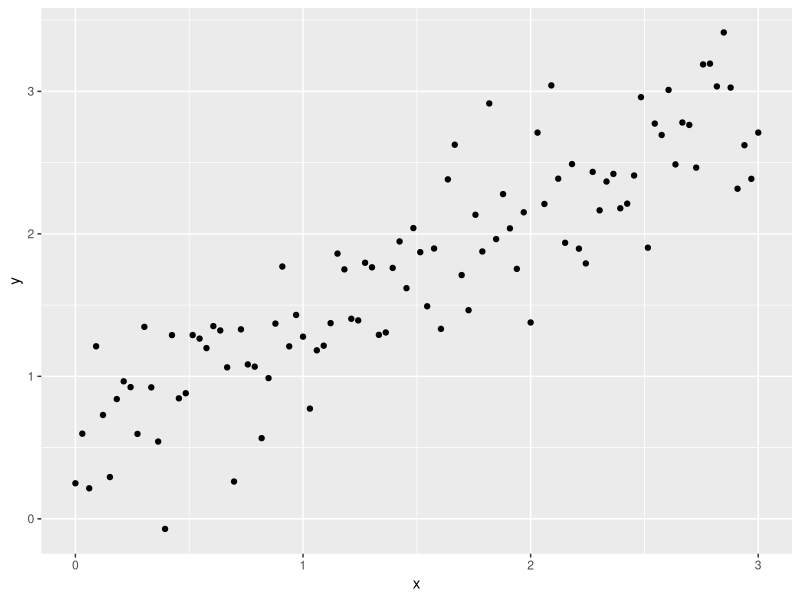
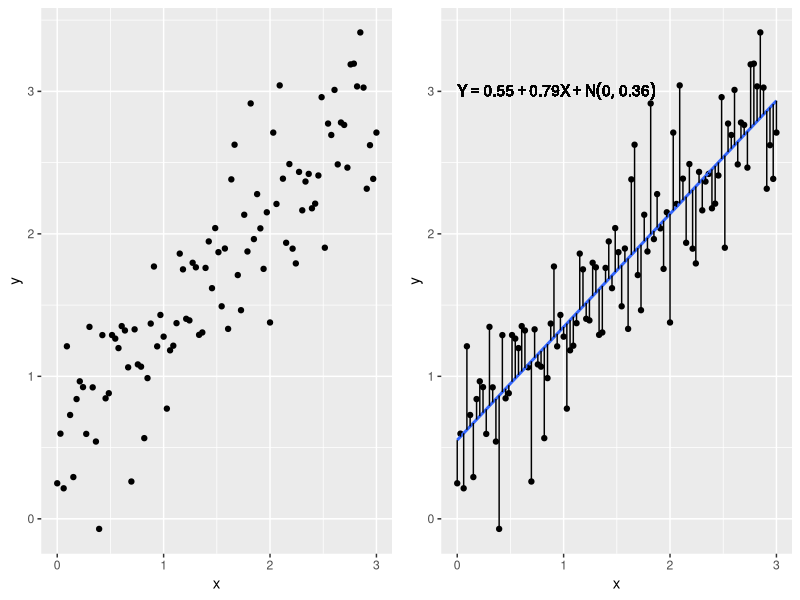

Here is the R script that generated these plots, in order:
## ---- chunk 1
library(lme4)
head(sleepstudy)
## ---- chunk 2
options(digits = 4)
x <- seq(0,3,length.out = 100)
set.seed(1)
y <- 0.5 + 0.8*x + rnorm(100,sd = 0.4)
m1 <- lm(y ~ x)
dat <- data.frame(y, x, fit = fitted(m1))
library(ggplot2)
ggplot(dat, aes(x,y)) + geom_point()

## ---- chunk 3
m1 <- lm(y ~ x)
coef(m1) # estimate coefficients
summary(m1)$sigma # estimate of error standard deviation
## ---- chunk 4
library(gridExtra)
p1 <- ggplot(dat, aes(x,y)) + geom_point()

p2 <- ggplot(dat, aes(x,y)) + geom_point() + geom_smooth(method="lm",se=F) + 
  geom_segment(aes(x = x, y = y, xend = x, yend = fit)) +
  geom_text(data=NULL, aes(x=0,y=3,label="Y == 0.55 + 0.79*X + N(0,0.36)"), 
            parse=TRUE, hjust=0)
grid.arrange(p1, p2, nrow=1) # can also use ncol
